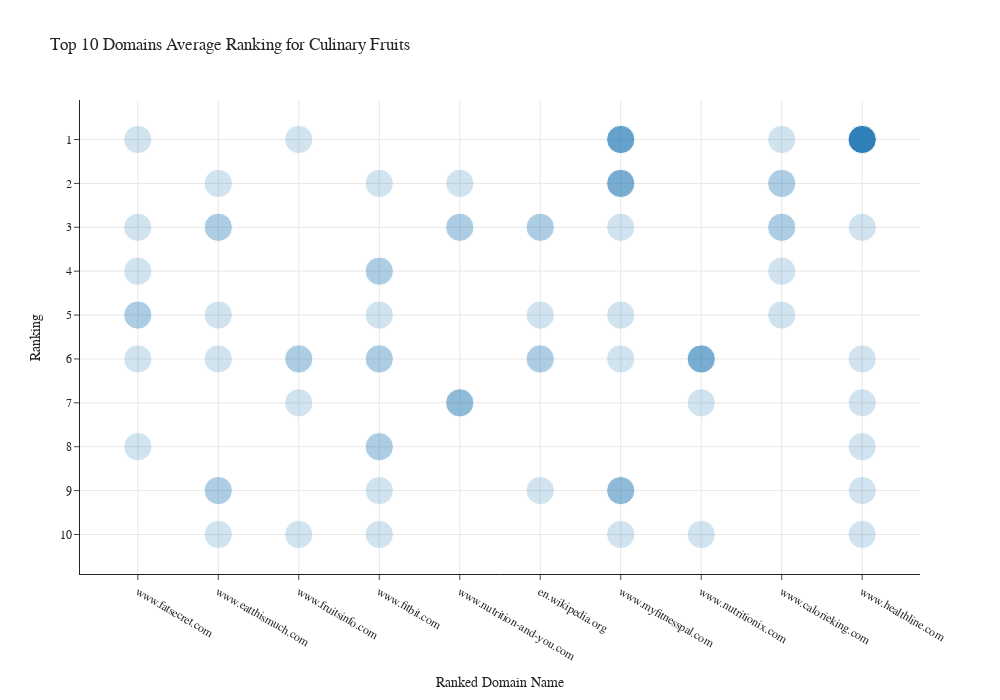

Here is the notebook cell this chart was saved with:
### Code cell
fig = px.scatter(top10_df, x='displayLink', y="rank", hover_name=top10_df['displayLink'].str.replace("www.",""), title = "Top 10 Domains Average Ranking for Culinary Fruits", width=1000, height=700, opacity=0.20, labels={"displayLink": "Ranked Domain Name", "rank":"Ranking"},template="simple_white", size="size_of_values", hover_data=["searchTerms"])
fig['layout']['xaxis']['autorange'] = "reversed"
fig['layout']['yaxis']['autorange'] = "reversed"
fig.update_yaxes(showgrid=True)
fig.update_xaxes(showgrid=True)
fig.update_layout(font_family="OpenSans")
fig.layout.yaxis.tickvals=[1,2,3,4,5,6,7,8,9,10]
fig.show()

### Figure 1 — Plotly figure (JSON) as saved in the notebook; plotly's stock layout.template omitted (floating-point values rounded to 4 significant figures)
{"data": [{"customdata": [["calories in apple"], ["calories in apple"], ["calories in apple"], ["calories in chinese quince"], ["calories in chinese quince"], ["calories in chinese quince"], ["calories in chinese quince"], ["calories in chokeberry"], ["calories in chokeberry"], ["calories in chokeberry"], ["calories in chokeberry"], ["calories in cocky apple"], ["calories in cocky apple"], ["calories in eastern mayhaw"], ["calories in hawthorn"], ["calories in hawthorn"], ["calories in hawthorn"], ["calories in hawthorn"], ["calories in hawthorn"], ["calories in hawthorn"], ["calories in hawthorn"], ["calories in jagua"], ["calories in jagua"], ["calories in loquat"], ["calories in loquat"], ["calories in loquat"], ["calories in loquat"], ["calories in loquat"], ["calories in loquat"], ["calories in lovi-lovi"], ["calories in medlar"], ["calories in medlar"], ["calories in medlar"], ["calories in medlar"], ["calories in niedzwetzky's apple"], ["calories in pear"], ["calories in pear"], ["calories in pear"], ["calories in pear"], ["calories in quince"], ["calories in quince"], ["calories in quince"], ["calories in quince"], ["calories in quince"], ["calories in quince"], ["calories in quince"], ["calories in rose hip"], ["calories in rose hip"], ["calories in rose hip"], ["calories in rose hip"], ["calories in rose hip"], ["calories in rose hip"], ["calories in rowan"], ["calories in rowan"], ["calories in sapodilla"], ["calories in sapodilla"], ["calories in sapodilla"], ["calories in sapodilla"], ["calories in sapodilla"], ["calories in sapodilla"], ["calories in sapodilla"], ["calories in scarlet firethorn"], ["calories in serviceberry"], ["calories in sorb"], ["calories in sorb"], ["calories in southern crabapple"], ["calories in southern crabapple"], ["calories in açaí"], ["calories in açaí"], ["calories in acerola"], ["calories in acerola"], ["calories in acerola"], ["calories in acerola"], ["calories in acerola"], ["calories in acerola"], ["calories in acerola"], ["calories in african mango"], ["calories in african mango"], ["calories in african mango"], ["calories in african mango"], ["calories in african mangosteen"], ["calories in african mangosteen"], ["calories in african oil palm fruit"], ["calories in african oil palm fruit"], ["calories in african oil palm fruit"], ["calories in ambarella"], ["calories in ambarella"], ["calories in ambarella"]], "hovertemplate": "<b>%{hovertext}</b><br><br>Ranked Domain Name=%{x}<br>Ranking=%{y}<br>size_of_values=%{marker.size}<br>searchTerms=%{customdata[0]}<extra></extra>", "hovertext": ["healthline.com", "calorieking.com", "nutritionix.com", "healthline.com", "myfitnesspal.com", "en.wikipedia.org", "nutrition-and-you.com", "healthline.com", "fitbit.com", "nutrition-and-you.com", "myfitnesspal.com", "myfitnesspal.com", "healthline.com", "fruitsinfo.com", "healthline.com", "myfitnesspal.com", "eatthismuch.com", "fitbit.com", "nutritionix.com", "fatsecret.com", "fruitsinfo.com", "myfitnesspal.com", "myfitnesspal.com", "healthline.com", "calorieking.com", "nutrition-and-you.com", "fitbit.com", "fatsecret.com", "eatthismuch.com", "myfitnesspal.com", "myfitnesspal.com", "fatsecret.com", "fatsecret.com", "healthline.com", "en.wikipedia.org", "healthline.com", "calorieking.com", "fitbit.com", "nutritionix.com", "healthline.com", "calorieking.com", "eatthismuch.com", "nutritionix.com", "nutrition-and-you.com", "fitbit.com", "fitbit.com", "healthline.com", "healthline.com", "fitbit.com", "fitbit.com", "myfitnesspal.com", "eatthismuch.com", "myfitnesspal.com", "myfitnesspal.com", "calorieking.com", "fitbit.com", "nutrition-and-you.com", "fatsecret.com", "myfitnesspal.com", "eatthismuch.com", "nutritionix.com", "en.wikipedia.org", "myfitnesspal.com", "myfitnesspal.com", "eatthismuch.com", "fruitsinfo.com", "healthline.com", "healthline.com", "eatthismuch.com", "eatthismuch.com", "calorieking.com", "calorieking.com", "fatsecret.com", "nutritionix.com", "fitbit.com", "healthline.com", "myfitnesspal.com", "en.wikipedia.org", "fruitsinfo.com", "healthline.com", "healthline.com", "nutrition-and-you.com", "healthline.com", "en.wikipedia.org", "en.wikipedia.org", "fatsecret.com", "myfitnesspal.com", "fruitsinfo.com"], "legendgroup": "", "marker": {"color": "#1F77B4", "opacity": 0.2, "size": [35, 35, 35, 35, 35, 35, 35, 35, 35, 35, 35, 35, 35, 35, 35, 35, 35, 35, 35, 35, 35, 35, 35, 35, 35, 35, 35, 35, 35, 35, 35, 35, 35, 35, 35, 35, 35, 35, 35, 35, 35, 35, 35, 35, 35, 35, 35, 35, 35, 35, 35, 35, 35, 35, 35, 35, 35, 35, 35, 35, 35, 35, 35, 35, 35, 35, 35, 35, 35, 35, 35, 35, 35, 35, 35, 35, 35, 35, 35, 35, 35, 35, 35, 35, 35, 35, 35, 35], "sizemode": "area", "sizeref": 0.0875, "symbol": "circle"}, "mode": "markers", "name": "", "orientation": "v", "showlegend": false, "type": "scatter", "x": ["www.healthline.com", "www.calorieking.com", "www.nutritionix.com", "www.healthline.com", "www.myfitnesspal.com", "en.wikipedia.org", "www.nutrition-and-you.com", "www.healthline.com", "www.fitbit.com", "www.nutrition-and-you.com", "www.myfitnesspal.com", "www.myfitnesspal.com", "www.healthline.com", "www.fruitsinfo.com", "www.healthline.com", "www.myfitnesspal.com", "www.eatthismuch.com", "www.fitbit.com", "www.nutritionix.com", "www.fatsecret.com", "www.fruitsinfo.com", "www.myfitnesspal.com", "www.myfitnesspal.com", "www.healthline.com", "www.calorieking.com", "www.nutrition-and-you.com", "www.fitbit.com", "www.fatsecret.com", "www.eatthismuch.com", "www.myfitnesspal.com", "www.myfitnesspal.com", "www.fatsecret.com", "www.fatsecret.com", "www.healthline.com", "en.wikipedia.org", "www.healthline.com", "www.calorieking.com", "www.fitbit.com", "www.nutritionix.com", "www.healthline.com", "www.calorieking.com", "www.eatthismuch.com", "www.nutritionix.com", "www.nutrition-and-you.com", "www.fitbit.com", "www.fitbit.com", "www.healthline.com", "www.healthline.com", "www.fitbit.com", "www.fitbit.com", "www.myfitnesspal.com", "www.eatthismuch.com", "www.myfitnesspal.com", "www.myfitnesspal.com", "www.calorieking.com", "www.fitbit.com", "www.nutrition-and-you.com", "www.fatsecret.com", "www.myfitnesspal.com", "www.eatthismuch.com", "www.nutritionix.com", "en.wikipedia.org", "www.myfitnesspal.com", "www.myfitnesspal.com", "www.eatthismuch.com", "www.fruitsinfo.com", "www.healthline.com", "www.healthline.com", "www.eatthismuch.com", "www.eatthismuch.com", "www.calorieking.com", "www.calorieking.com", "www.fatsecret.com", "www.nutritionix.com", "www.fitbit.com", "www.healthline.com", "www.myfitnesspal.com", "en.wikipedia.org", "www.fruitsinfo.com", "www.healthline.com", "www.healthline.com", "www.nutrition-and-you.com", "www.healthline.com", "en.wikipedia.org", "en.wikipedia.org", "www.fatsecret.com", "www.myfitnesspal.com", "www.fruitsinfo.com"], "xaxis": "x", "y": [1, 4, 6, 1, 2, 6, 7, 1, 6, 7, 9, 1, 9, 6, 1, 2, 3, 5, 6, 8, 10, 1, 3, 1, 2, 3, 4, 5, 9, 6, 1, 3, 5, 7, 6, 1, 3, 4, 6, 1, 2, 5, 6, 7, 9, 10, 1, 3, 6, 8, 9, 10, 9, 10, 1, 2, 3, 4, 5, 6, 10, 3, 2, 1, 3, 1, 6, 1, 9, 2, 3, 5, 6, 7, 8, 10, 1, 3, 7, 8, 1, 2, 1, 5, 9, 1, 2, 6], "yaxis": "y"}], "layout": {"font": {"family": "OpenSans"}, "height": 700, "legend": {"itemsizing": "constant", "tracegroupgap": 0}, "title": {"text": "Top 10 Domains Average Ranking for Culinary Fruits"}, "width": 1000, "xaxis": {"anchor": "y", "autorange": "reversed", "domain": [0, 1], "showgrid": true, "title": {"text": "Ranked Domain Name"}}, "yaxis": {"anchor": "x", "autorange": "reversed", "domain": [0, 1], "showgrid": true, "tickvals": [1, 2, 3, 4, 5, 6, 7, 8, 9, 10], "title": {"text": "Ranking"}}}}
